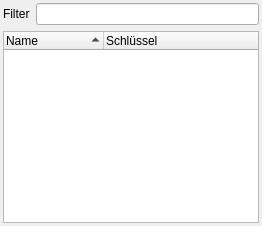
  <widget class="QDockWidget" name="m_pqdwModel">
   <property name="windowTitle">
    <string>Modell</string>
   </property>
   <attribute name="dockWidgetArea">
    <number>1</number>
   </attribute>
   <widget class="QWidget" name="dockWidgetContents_4">
    <layout class="QGridLayout" name="gridLayout_5">
     <property name="leftMargin">
      <number>3</number>
     </property>
     <property name="topMargin">
      <number>3</number>
     </property>
     <property name="rightMargin">
      <number>3</number>
     </property>
     <property name="bottomMargin">
      <number>3</number>
     </property>
     <item row="0" column="0">
      <widget class="QLabel" name="label_4">
       <property name="text">
        <string>Filter</string>
       </property>
      </widget>
     </item>
     <item row="0" column="1">
      <widget class="QLineEdit" name="m_pqleClassFilter"/>
     </item>
     <item row="1" column="0" colspan="2">
      <widget class="QTreeWidget" name="m_pqlvModel">
       <property name="selectionMode">
        <enum>QAbstractItemView::ExtendedSelection</enum>
       </property>
       <property name="sortingEnabled">
        <bool>true</bool>
       </property>
       <attribute name="headerShowSortIndicator" stdset="0">
        <bool>true</bool>
       </attribute>
       <column>
        <property name="text">
         <string>Name</string>
        </property>
       </column>
       <column>
        <property name="text">
         <string>Schlüssel</string>
        </property>
       </column>
      </widget>
     </item>
    </layout>
   </widget>
  </widget>
